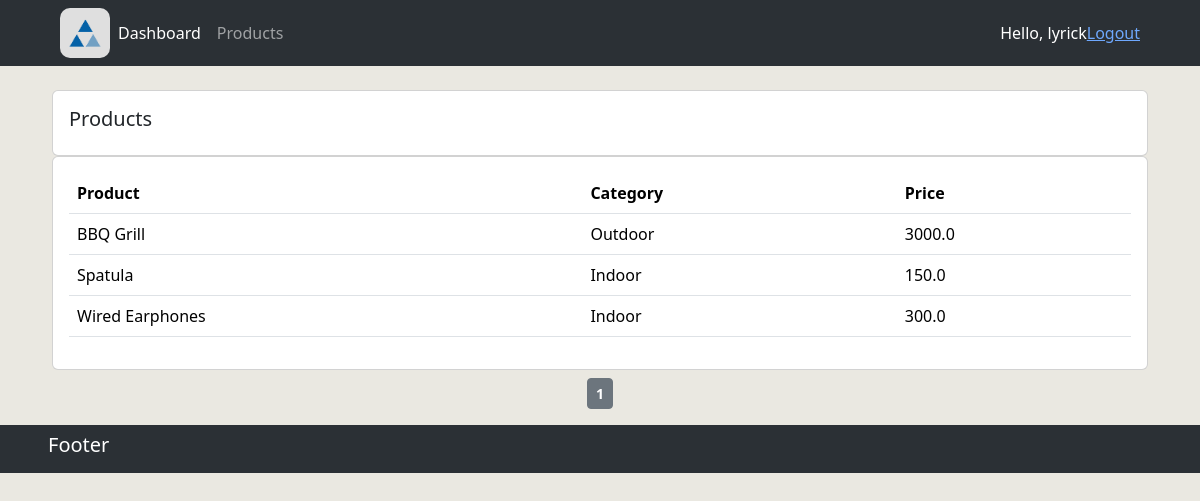
Before: /products/?page=2 (signed in) with the older database file.
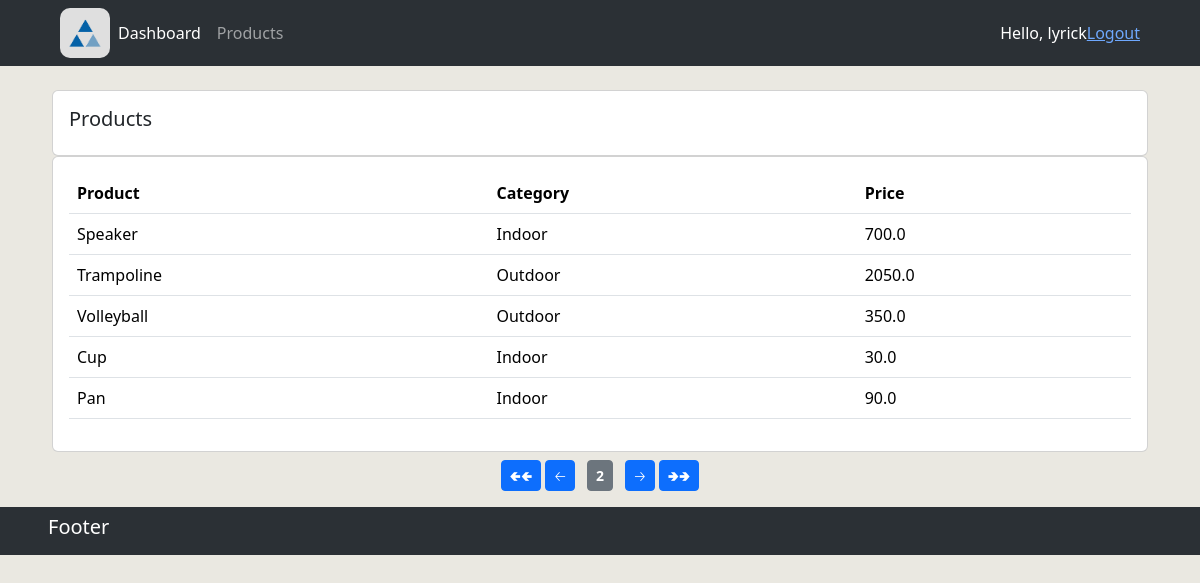
After: the same page with the newer database file.
### accounts/models.py (models this page shows, shortened)
class Product(models.Model):
    name = models.CharField(max_length=200, null=True)
    price = models.FloatField(null=True)
    CATEGORY = (
        ('Indoor', 'Indoor'),
        ('Outdoor', 'Outdoor'),
    )
    category = models.CharField(max_length=200, null=True, choices=CATEGORY)
    description = models.CharField(max_length=200, null=True, blank=True)
    date_created = models.DateTimeField(auto_now_add=True)
    tags = models.ManyToManyField(Tag)

### accounts/views.py (the view)
# urls.py: path('products/', views.products, name="products"),
@login_required(login_url='login')
def products(request):
    products_list = Product.objects.all()            # query into db to get all products
    paginator = Paginator(products_list, 5)    # show 10 products per page
    page_num = request.GET.get('page')
    products_display = paginator.get_page(page_num)
    context = {"products": products_display}
    return render(request, 'accounts/products.html', context)

### accounts/templates/accounts/products.html
{% extends 'accounts/main.html' %}
{% block content %}
<br>
<main class="row px-5 gx-0">
    <section class="col-md px-1">
        <div class="card card-body">
            <h5>Products</h5>
        </div>
        <div class="card card-body">
            <table class="table">
                <tr>
                    <th>Product</th>
                    <th>Category</th>
                    <th>Price</th>
                </tr>
                {% for product in products %}
                    <tr>
                        <td>{{ product.name  }}</td>
                        <td>{{ product.category  }}</td>
                        <td>{{ product.price  }}</td>
                    </tr>
                {% endfor %}
            </table>
        </div>
    </section>
    <section class="pagination w-100 my-2">
        <div class="mx-auto">
            <span class="step-links">
                {% if products.has_previous %}
                    <a href="?page=1" class="btn btn-sm btn-primary">🢀🢀</a>
                    <a href="?page={{ products.previous_page_number }}" class="btn btn-sm btn-primary">🡠</a>
                {% endif %}
            </span>
            <span class="current btn btn-sm btn-secondary px-2 mx-2 fw-bold">
                {{ products.number }}
            </span>
            <span class="step-links">
                {% if products.has_next %}
                    <a href="?page={{ products.next_page_number }}" class="btn btn-sm btn-primary">🡢</a>
                    <a href="?page={{ products.paginator.num_pages }}" class="btn btn-sm btn-primary">🢂🢂</a>
                {% endif %}
            </span>
        </div>
    </section>
</main>
{% endblock %}

Changed rows visible on the page:
no longer on this page (row unchanged): Product: name "BBQ Grill", category "Outdoor", price "3000.0"
no longer on this page (row unchanged): Product: name "Spatula", category "Indoor", price "150.0"
no longer on this page (row unchanged): Product: name "Wired Earphones", category "Indoor", price "300.0"
added Product: name "Speaker", category "Indoor", price "700.0"
added Product: name "Trampoline", category "Outdoor", price "2050.0"
added Product: name "Volleyball", category "Outdoor", price "350.0"
added Product: name "Cup", category "Indoor", price "30.0"
added Product: name "Pan", category "Indoor", price "90.0"
Other visible differences:
{{ products.number }}: "1" → "2"
